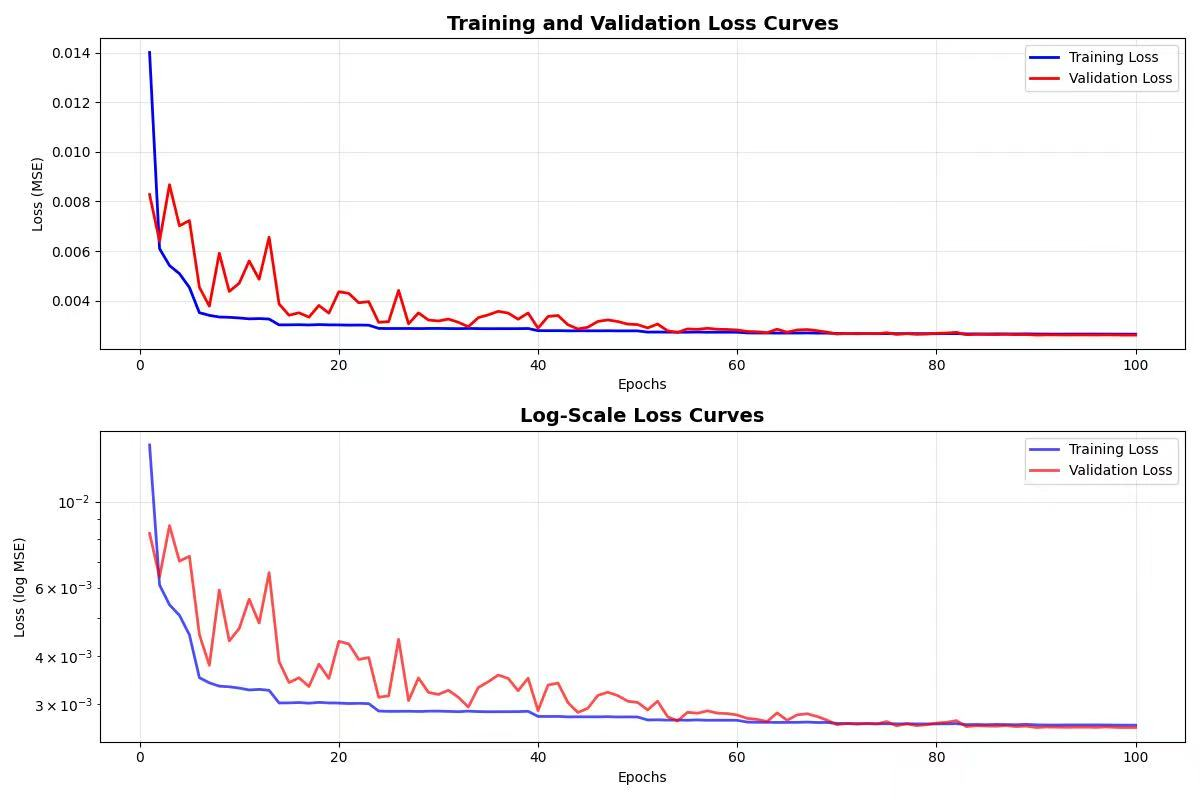
#> input picture Thesis_Writing/image_denoising2025-12-11/images/training_loss-1.jpg, 1200 x 800 px
$ python -i sharpening_controller.py   (imports and definitions only)   (older library calls are emulated)
#> lines starting #> are read from the running program, lines starting #| are printed output that depends on the picture
#> in process_single_image, original_image is the input picture: shape (800, 1200, 3); mean B, G, R 248.1, 247.3, 248.7
### code_v2/models/image_sharpener.py
import os
import cv2
import numpy as np
import torch
import torch.nn as nn

class ImageSharpener:
    """图像锐化处理类"""

    @staticmethod
    def unsharp_mask(image, kernel_size=(5, 5), sigma=1.0, strength=1.5, threshold=0):
        """
        非锐化掩蔽锐化
        Args:
            image: 输入图像
            kernel_size: 高斯核大小
            sigma: 高斯核标准差
            strength: 锐化强度
            threshold: 锐化阈值
        """
        try:
            # 高斯模糊
            blurred = cv2.GaussianBlur(image, kernel_size, sigma)

            # 计算细节层
            detail = image.astype(np.float32) - blurred.astype(np.float32)

            # 应用阈值
            if threshold > 0:
                mask = np.abs(detail) > threshold
                detail = detail * mask

            # 应用锐化
            sharpened = image.astype(np.float32) + strength * detail

            # 限制到有效范围
            sharpened = np.clip(sharpened, 0, 255).astype(np.uint8)

            print(f"非锐化掩蔽: 强度={strength}, 阈值={threshold}")
            return sharpened

        except Exception as e:
            print(f"非锐化掩蔽出错: {e}")
            return image

    # [135 lines left out: functions laplacian_sharpen, high_pass_filter, guided_sharpen, deep_learning_sharpen, not called in this run]

    @staticmethod
    def adaptive_sharpen(image, method='unsharp', **kwargs):
        """
        自适应锐化 - 根据图像特性选择最佳方法
        Args:
            image: 输入图像
            method: 锐化方法 ('unsharp', 'laplacian', 'highpass', 'guided')
            **kwargs: 各方法的参数
        """
#> called with method = 'adaptive'
        # 计算图像梯度（评估图像细节程度）
        gray = cv2.cvtColor(image, cv2.COLOR_BGR2GRAY) if len(image.shape) == 3 else image
        gradient_x = cv2.Sobel(gray, cv2.CV_64F, 1, 0, ksize=3)
        gradient_y = cv2.Sobel(gray, cv2.CV_64F, 0, 1, ksize=3)
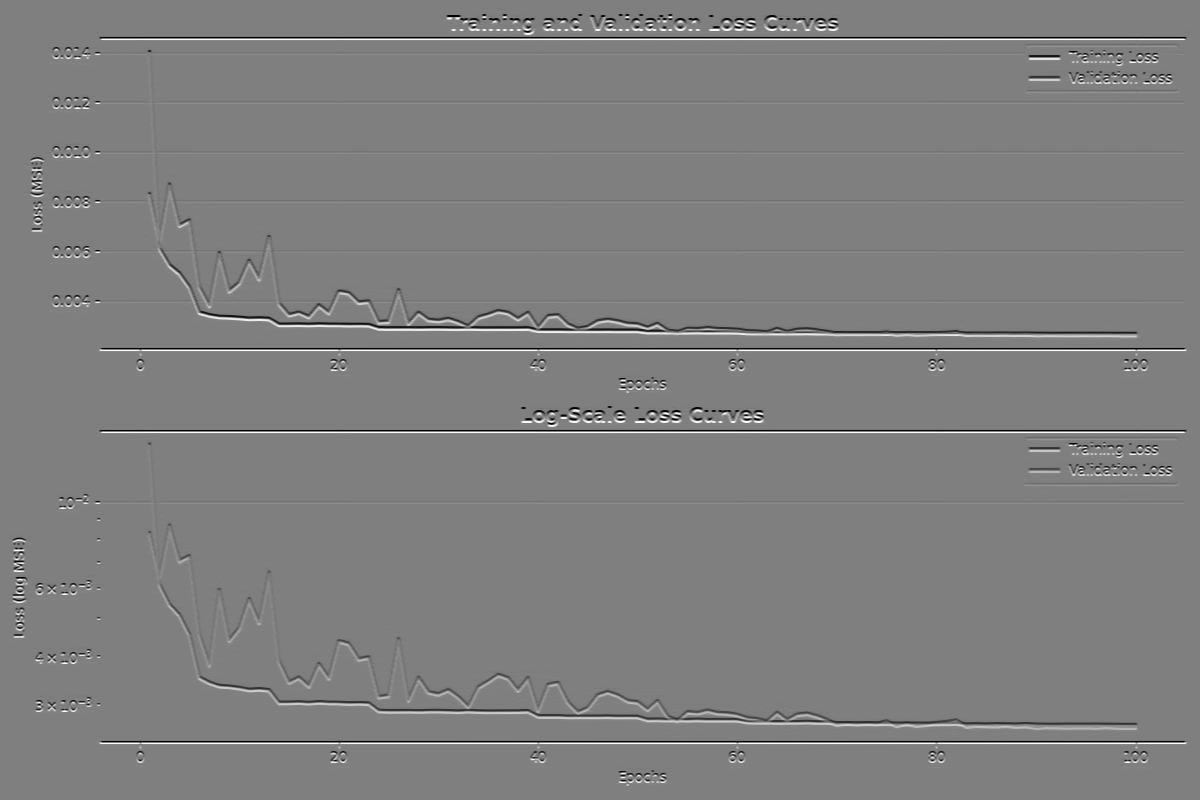
#> gradient_y: shape (800, 1200) float64; min -1020, max 1020, mean 0; drawn with min black and max white
        gradient_magnitude = np.sqrt(gradient_x**2 + gradient_y**2)
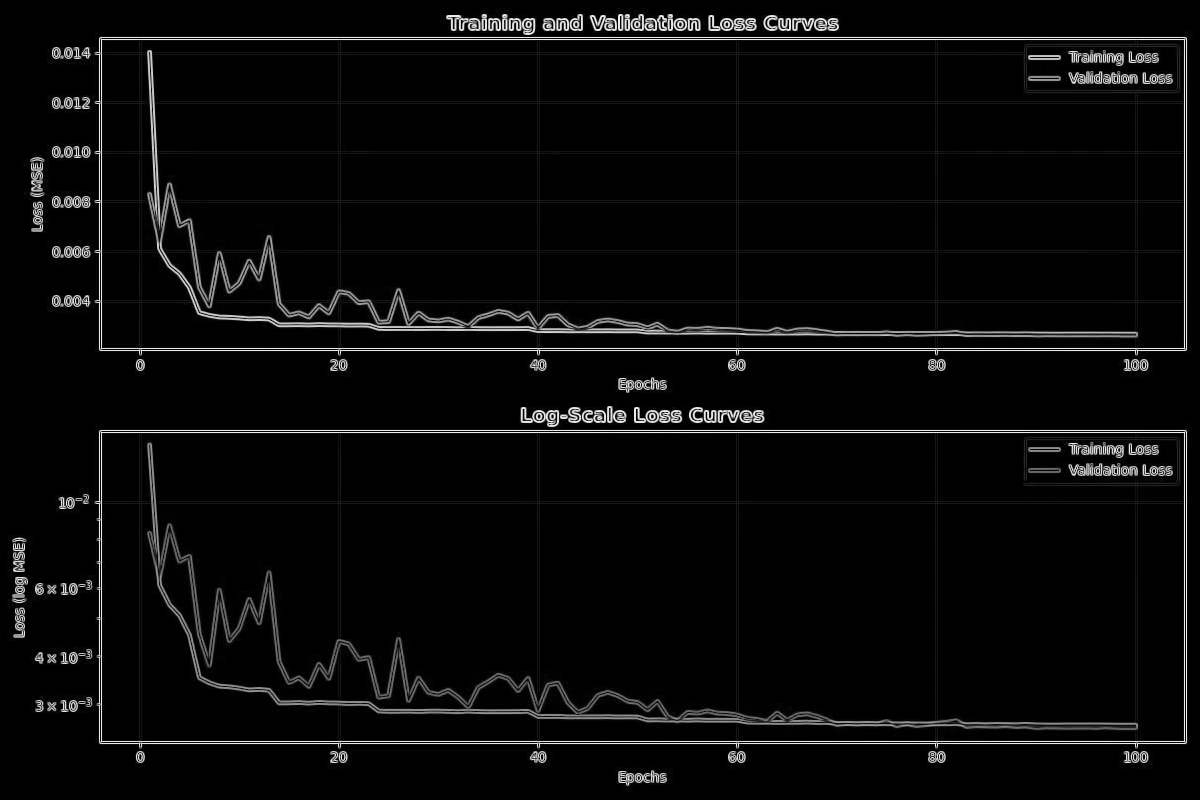
#> gradient_magnitude: shape (800, 1200) float64; min 0, max 1091.1, mean 41.6; drawn with min black and max white
        detail_level = np.mean(gradient_magnitude)
#> detail_level = 41.56

        print(f"图像细节水平: {detail_level:.2f}")
#| 图像细节水平: 41.56

        # 根据细节水平调整参数
        if detail_level < 10:
            # 低细节图像 - 使用较强锐化
            default_kwargs = {'strength': 1.8, 'sigma': 1.5}
        elif detail_level > 50:
            # 高细节图像 - 使用较弱锐化
            default_kwargs = {'strength': 1.0, 'sigma': 0.8}
        else:
            # 中等细节图像
            default_kwargs = {'strength': 1.3, 'sigma': 1.0}

        # 合并参数
        sharpening_kwargs = {**default_kwargs, **kwargs}

        # 选择锐化方法
        if method == 'laplacian':
            return ImageSharpener.laplacian_sharpen(image, **sharpening_kwargs)
        elif method == 'highpass':
            return ImageSharpener.high_pass_filter(image, **sharpening_kwargs)
        elif method == 'guided':
            return ImageSharpener.guided_sharpen(image, **sharpening_kwargs)
        else:  # 默认使用非锐化掩蔽
            return ImageSharpener.unsharp_mask(image, **sharpening_kwargs)
#> in unsharp_mask, `detail = image.astype(np.float32) - blurred.astype(np.float32)`:
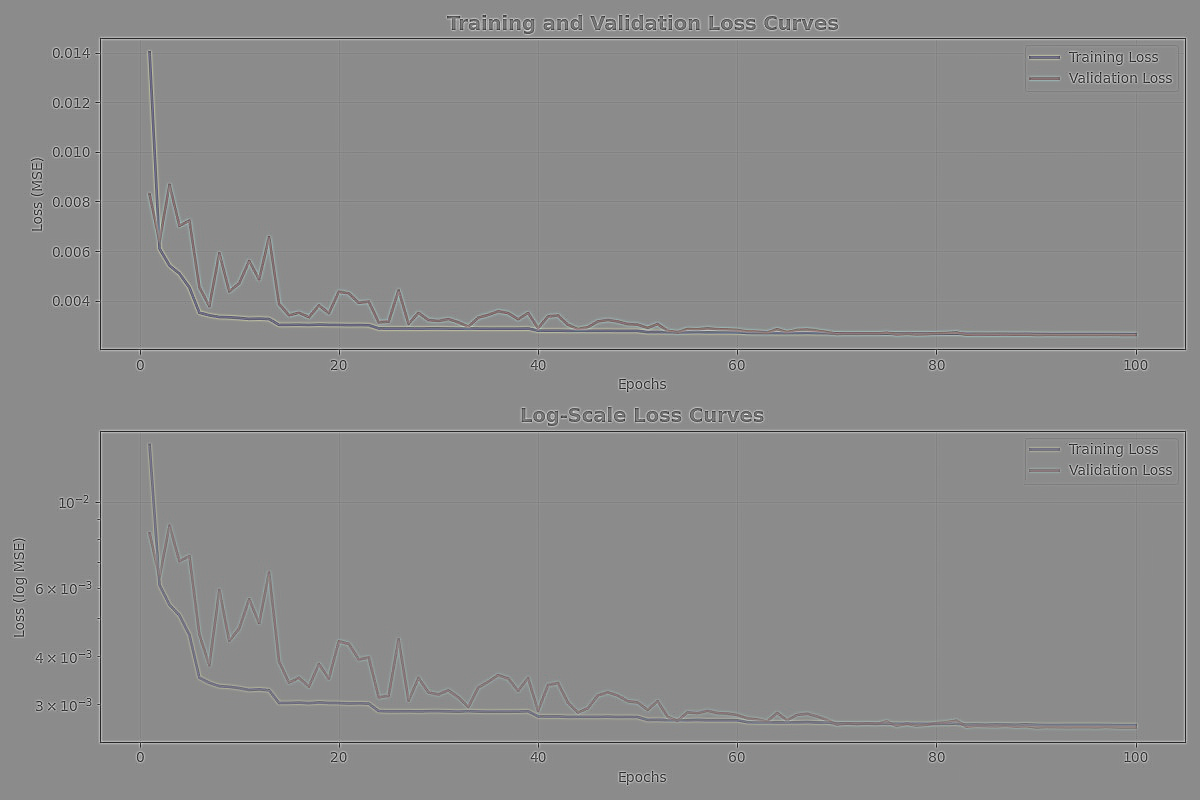
#> detail: shape (800, 1200, 3) float32; mean B, G, R 0, 0, 0; drawn with min black and max white
#> in unsharp_mask, `sharpened = image.astype(np.float32) + strength * detail`:
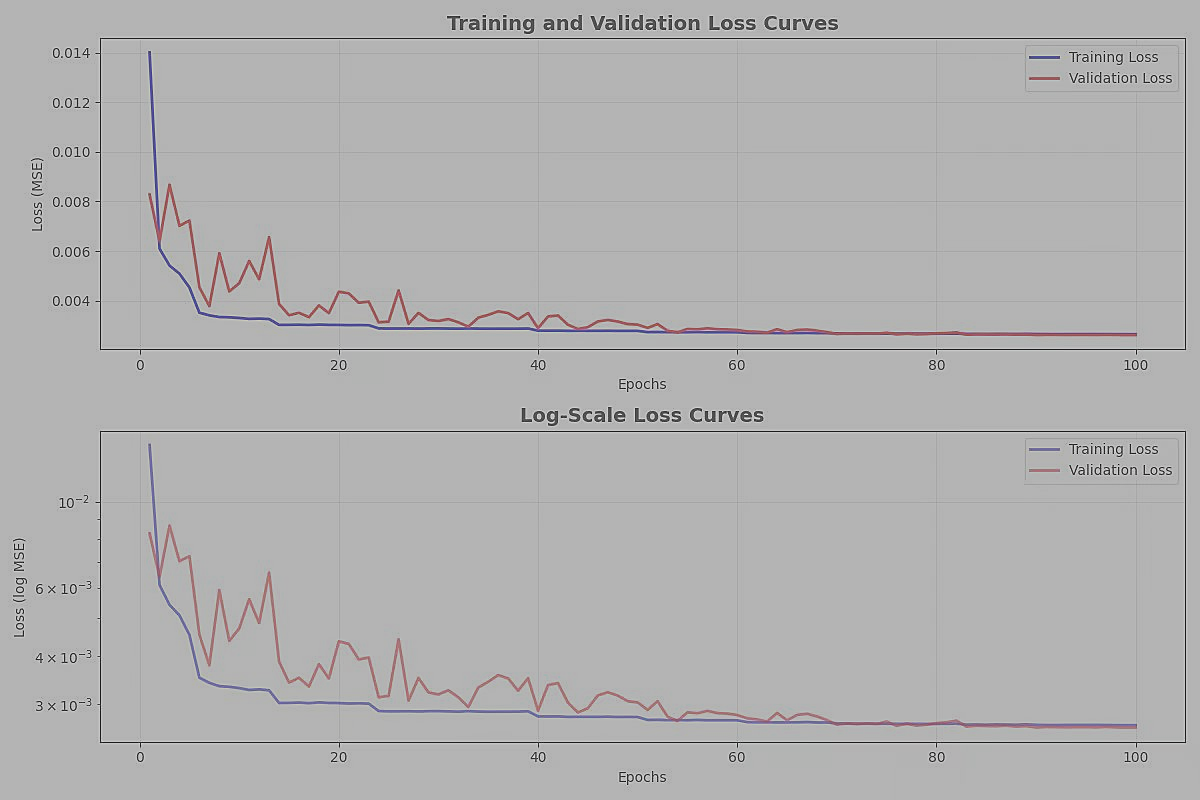
#> sharpened: shape (800, 1200, 3) float32; mean B, G, R 248.7, 247.9, 249.4; drawn with min black and max white

    # [29 lines left out: function compare_sharpening_methods, not called in this run]

### code_v2/controllers/sharpening_controller.py
import cv2
import numpy as np
import os
from models.image_sharpener import ImageSharpener
from utils.metrics import calculate_psnr, calculate_ssim

class SharpeningController:
    """锐化控制器"""

    def __init__(self):
        self.sharpener = ImageSharpener()

    def process_single_image(self, image_path, sharpening_method='adaptive', **kwargs):
        """处理单张图像锐化"""
        try:
            # 读取图像
            original_image = cv2.imread(image_path)
            if original_image is None:
                raise ValueError(f"无法读取图像: {image_path}")

            print(f"\n开始图像锐化处理...")
            print(f"方法: {sharpening_method}")
            print(f"参数: {kwargs}")

            # 应用锐化
            if sharpening_method == 'compare':
                # 比较所有方法
                results = self.sharpener.compare_sharpening_methods(original_image)
            else:
                # 单个方法
                sharpened = self.sharpener.adaptive_sharpen(original_image, sharpening_method, **kwargs)
                results = {sharpening_method: sharpened}

            # 计算评估指标
            metrics = {}
            for method, result in results.items():
                # 锐化没有真实标签，只能计算一些无参考指标
                metrics[method] = self._calculate_sharpness_metrics(original_image, result)
#> this loop made 1 pass
#> method on pass 1: 'adaptive'
#> after the loop, metrics = 1 item

            return {
                'original': original_image,
                'results': results,
                'metrics': metrics
            }

        except Exception as e:
            print(f"锐化处理出错: {e}")
            raise

    def _calculate_sharpness_metrics(self, original, sharpened):
        """计算锐化相关指标"""
        metrics = {}

        # 计算梯度幅值（锐度指标）
        def calculate_gradient(image):
            if len(image.shape) == 3:
                image = cv2.cvtColor(image, cv2.COLOR_BGR2GRAY)
            gradient_x = cv2.Sobel(image, cv2.CV_64F, 1, 0, ksize=3)
            gradient_y = cv2.Sobel(image, cv2.CV_64F, 0, 1, ksize=3)
            return np.sqrt(gradient_x**2 + gradient_y**2)

        original_gradient = calculate_gradient(original)
        sharpened_gradient = calculate_gradient(sharpened)

        metrics['original_sharpness'] = np.mean(original_gradient)
        metrics['sharpened_sharpness'] = np.mean(sharpened_gradient)
        metrics['sharpness_improvement'] = metrics['sharpened_sharpness'] - metrics['original_sharpness']
        metrics['improvement_ratio'] = metrics['sharpness_improvement'] / metrics['original_sharpness']

        return metrics

    def display_sharpening_results(self, results):
        """显示锐化结果"""
        print("\n" + "="*50)
        print("锐化效果评估")
        print("="*50)

        for method, metrics in results['metrics'].items():
            print(f"\n{method}:")
            print(f"  原始图像锐度: {metrics['original_sharpness']:.3f}")
            print(f"  锐化后锐度: {metrics['sharpened_sharpness']:.3f}")
            print(f"  锐度提升: {metrics['sharpness_improvement']:+.3f}")
            print(f"  提升比例: {metrics['improvement_ratio']:+.2%}")

>>> result = SharpeningController().process_single_image('../../Thesis_Writing/image_denoising2025-12-11/images/training_loss-1.jpg')
#> result = 3 items

$ run again, on Thesis_Writing/image_denoising2025-12-11/images/image14.png
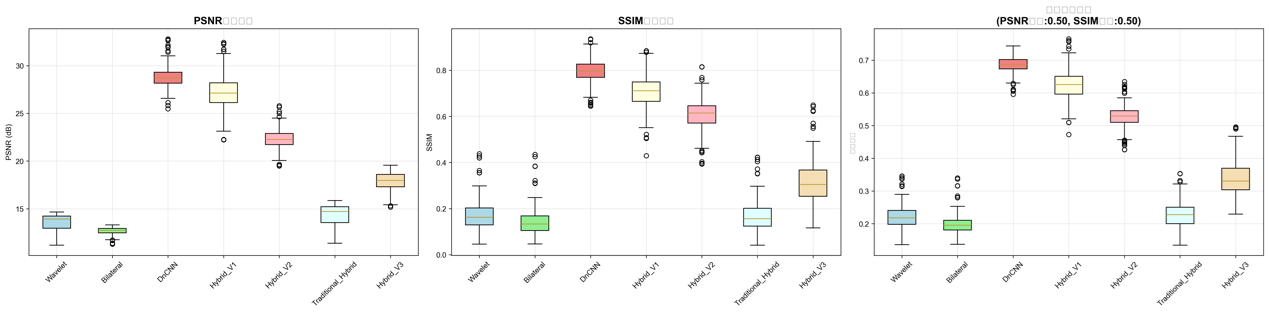
#> input picture Thesis_Writing/image_denoising2025-12-11/images/image14.png, 1269 x 313 px
#> in process_single_image, original_image is the input picture: shape (313, 1269, 3); mean B, G, R 248.2, 248.7, 248.8
#> detail_level = 38.98
#| 图像细节水平: 38.98
#> in unsharp_mask, `detail = image.astype(np.float32) - blurred.astype(np.float32)`:
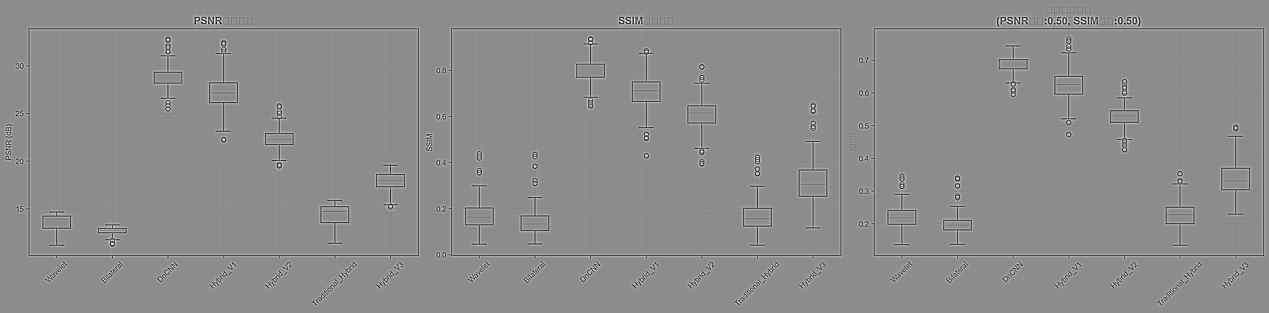
#> detail: shape (313, 1269, 3) float32; mean B, G, R 0, 0, 0; drawn with min black and max white
#> the loop in process_single_image, `for method, result in results.items():` made 1 pass
#> method on pass 1: 'adaptive'
#> pass 1, in _calculate_sharpness_metrics, `sharpened_gradient = calculate_gradient(sharpened)`:
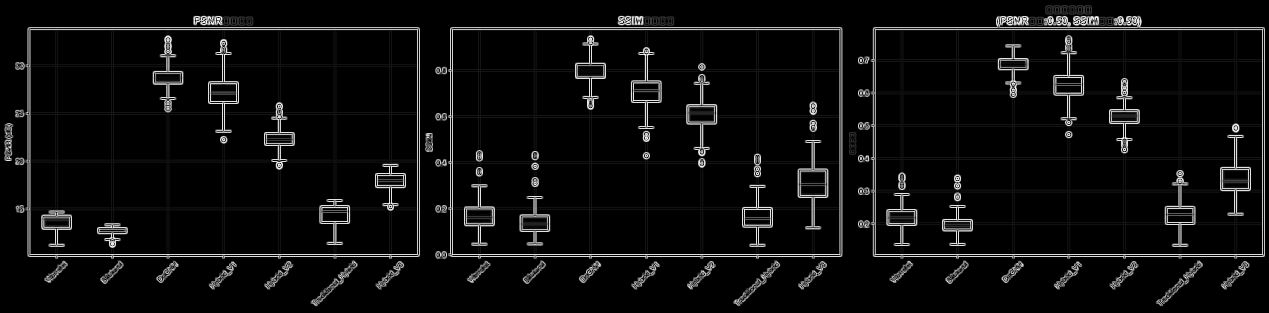
#> sharpened_gradient: shape (313, 1269) float64; min 0, max 1140.4, mean 56.2; drawn with min black and max white
#> after the loop in process_single_image, `for method, result in results.items():`: metrics = 1 item
#> result = 3 items
